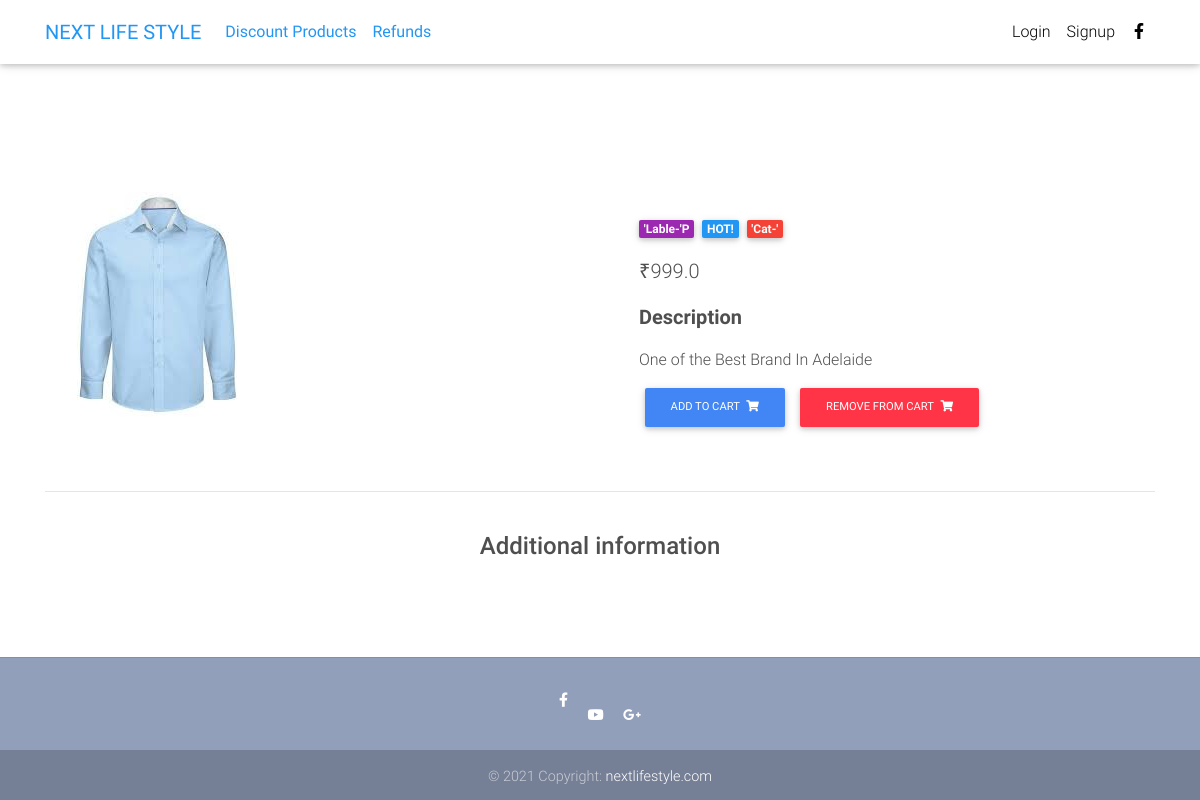
The app's page /product/Mahi-Shirt/ with its own data.
### core/models.py (models this page shows, shortened)
class Item(models.Model):
    item_name = models.CharField(max_length=100)
    item_price = models.FloatField()
    discount_price = models.FloatField(blank=True,null=True)
    cat = models.ForeignKey(Category,on_delete=models.CASCADE,blank=True,null=True)
    label = models.CharField(choices=LABEL_CHOICES, max_length=20)
    image = models.ImageField(upload_to="product",blank=True,null=True)
    slug = models.SlugField(unique=True)
    description = models.TextField(blank=True,null=True)
    item_spltag = models.CharField(blank=True,null=True,max_length=20)
    additional_info = models.TextField(blank=True,null=True)
    class Meta:
        get_latest_by = 'item_name'
    def get_add_to_cart_url(self):
        return reverse('core:add-to-cart',kwargs={
            'slug':self.slug
        })
    def get_remove_from_cart_url(self):
        return reverse('core:remove-from-cart',kwargs={
            'slug':self.slug
        })

### core/views.py (the view)
# urls.py: path('product/<slug>/', product_detail, name='product'),
def product_detail(request, slug):
    context = {
        'item': Item.objects.filter(slug=slug).first()
    }
    return render(request, 'product.html', context)

### templates/product.html (shortened to what this page needs)
{% extends 'base.html' %}
{% block body %}
  <main class="mt-5 pt-4">
    <div class="container dark-grey-text mt-5">
      <div class="row wow fadeIn">
        <div class="col-md-6 mb-4">
          <img src="/media/{{ item.image }}" class="img-fluid" alt="">
        </div>
        <div class="col-md-6 mb-4">
          <div class="p-4">
            <div class="mb-3">
              <a href="">
                <span class="badge purple mr-1">'Lable-'{{ item.label }}</span>
              </a>
              <a href="">
                <span class="badge blue mr-1">{{ item.item_spltag }}</span>
              </a>
              <a href="">
                <span class="badge red mr-1">'Cat-'{{ item.category}}</span>
              </a>
            </div>
            <p class="lead">
              {% if item.discount_price %}
              <span class="mr-1">
                <del>₹{{ item.item_price }}</del>
              </span>
              <span>₹{{ item.discount_price }}</span>
              {% else %}
              <span>₹{{ item.item_price }}</span>
              {% endif %}
            </p>
            <p class="lead font-weight-bold">Description</p>
            <p>{{ item.description }}
            </p>
            <a href="{{ item.get_add_to_cart_url }}" class="btn btn-primary btn-md my-0 p" >Add to cart
              <i class="fas fa-shopping-cart ml-1"></i>
            </a>
            <a href="{{ item.get_remove_from_cart_url }}" class="btn btn-danger btn-md my-0 p" >Remove from cart
              <i class="fas fa-shopping-cart ml-1"></i>
            </a>
          </div>
        </div>
      </div>
      <hr>
      <div class="row d-flex justify-content-center wow fadeIn">
        <div class="col-md-6 text-center">
          <h4 class="my-4 h4">Additional information</h4>
        </div>
      </div>
      <div class="row wow fadeIn">
        <div class="col-lg-4 col-md-12 mb-4">
        </div>
        <div class="col-lg-4 col-md-6 mb-4">
        </div>
        <div class="col-lg-4 col-md-6 mb-4">
        </div>
      </div>
    </div>
  </main>
{% endblock %}

### templates/base.html (style rules this page uses)
html, body, header, .carousel { height: 60vh; }

### records on screen
Item: image (picture), label "P", item_spltag "HOT!", item_price "999.0", description "One of the Best Brand In Adelaide"
